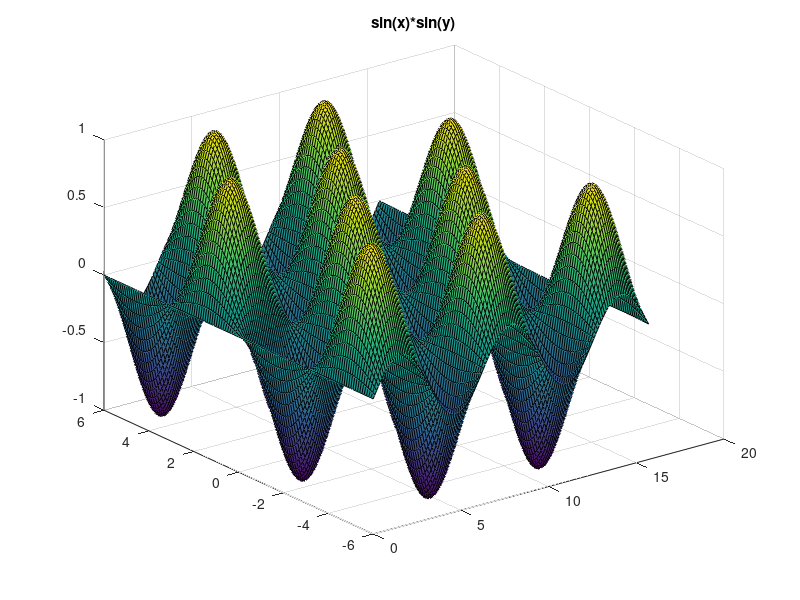

MATLAB code to generate this figure:
%Jonas och Jesper

%Ritar funktionen z = x^2*y^2
clf  %clear figure
x = 0:0.1:5*pi;
y = -6:0.1:6;
[X,Y] = meshgrid(x,y);
Z = sin(X).*sin(Y)
surf(X,Y,Z)
title("sin(x)*sin(y)")

